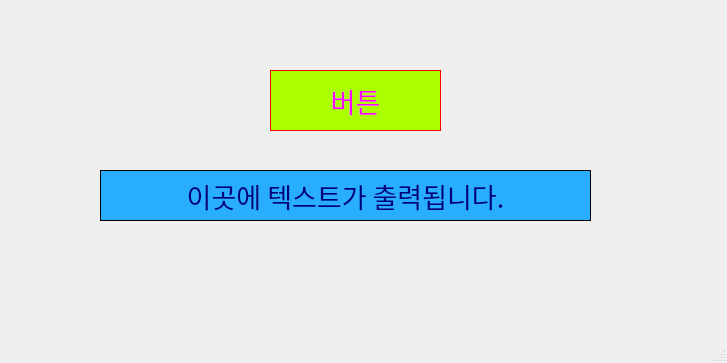
<?xml version="1.0" encoding="UTF-8"?>
<ui version="4.0">
 <class>MainWindow</class>
 <widget class="QMainWindow" name="MainWindow">
  <property name="geometry">
   <rect>
    <x>0</x>
    <y>0</y>
    <width>727</width>
    <height>363</height>
   </rect>
  </property>
  <property name="windowTitle">
   <string>MainWindow</string>
  </property>
  <widget class="QWidget" name="centralwidget">
   <widget class="QPushButton" name="test_button">
    <property name="geometry">
     <rect>
      <x>270</x>
      <y>70</y>
      <width>171</width>
      <height>61</height>
     </rect>
    </property>
    <property name="font">
     <font>
      <family>HY엽서L</family>
      <pointsize>20</pointsize>
     </font>
    </property>
    <property name="styleSheet">
     <string notr="true">border:1px solid red;
background-color:rgb(170, 255, 0);
color:rgb(255, 0, 255);</string>
    </property>
    <property name="text">
     <string>버튼</string>
    </property>
   </widget>
   <widget class="QLabel" name="label">
    <property name="geometry">
     <rect>
      <x>100</x>
      <y>170</y>
      <width>491</width>
      <height>51</height>
     </rect>
    </property>
    <property name="font">
     <font>
      <family>궁서체</family>
      <pointsize>20</pointsize>
     </font>
    </property>
    <property name="mouseTracking">
     <bool>false</bool>
    </property>
    <property name="styleSheet">
     <string notr="true">background-color:rgb(41, 173, 255);color:rgb(0, 0, 127);
border:1px solid rgb(0, 0, 0)
</string>
    </property>
    <property name="text">
     <string>이곳에 텍스트가 출력됩니다.</string>
    </property>
    <property name="alignment">
     <set>Qt::AlignCenter</set>
    </property>
   </widget>
  </widget>
  <widget class="QMenuBar" name="menubar">
   <property name="geometry">
    <rect>
     <x>0</x>
     <y>0</y>
     <width>727</width>
     <height>26</height>
    </rect>
   </property>
  </widget>
  <widget class="QStatusBar" name="statusbar"/>
 </widget>
 <resources/>
 <connections/>
</ui>
